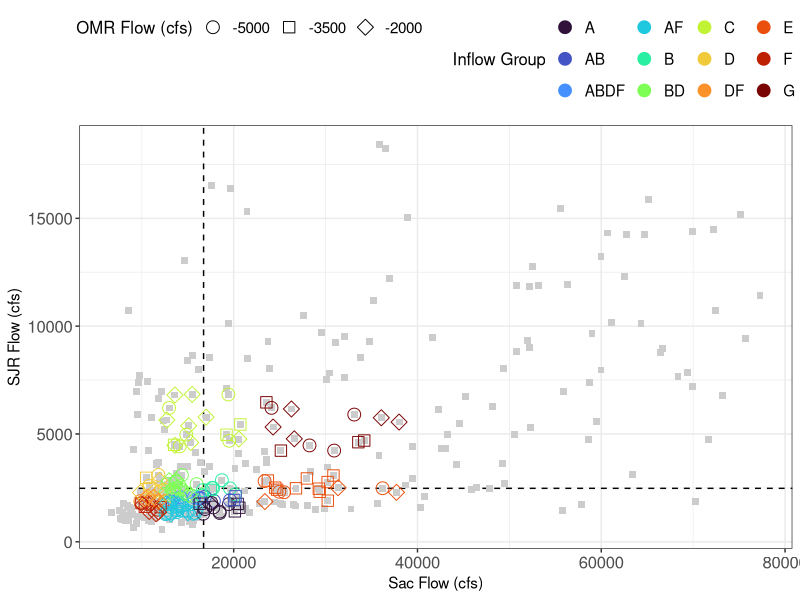
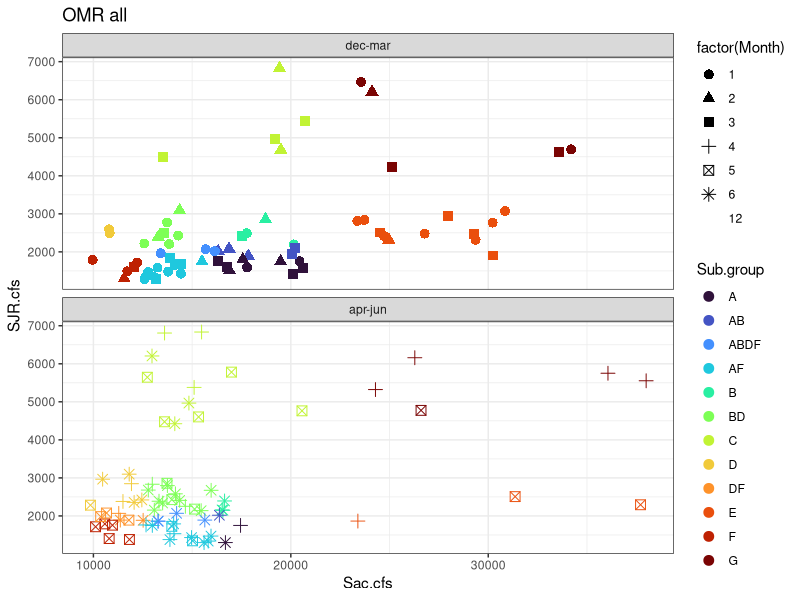
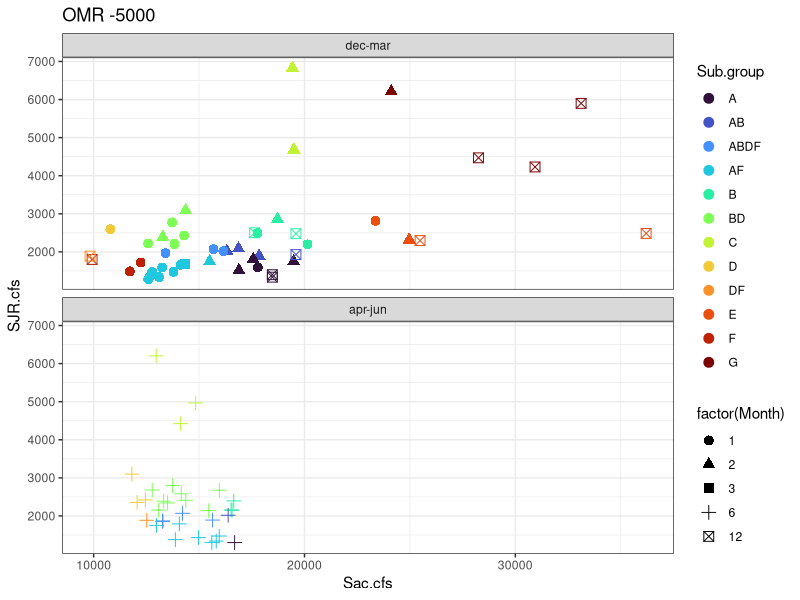
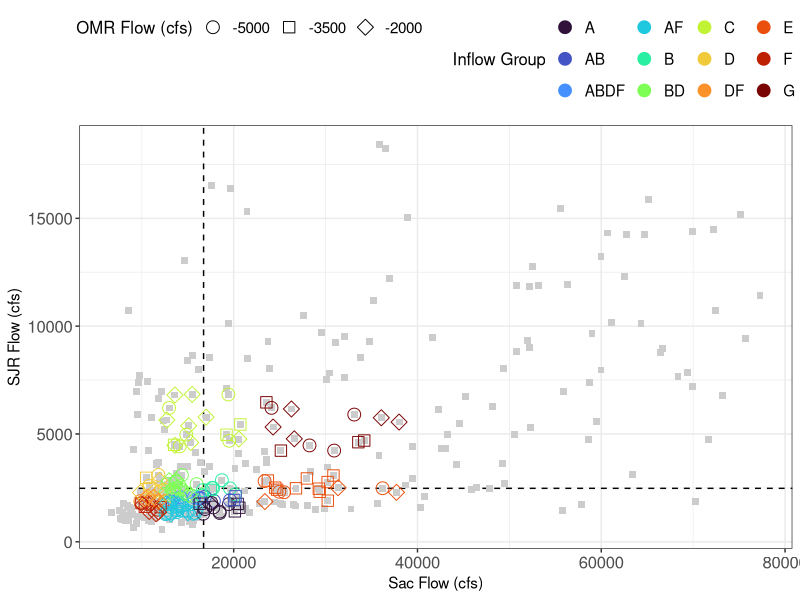
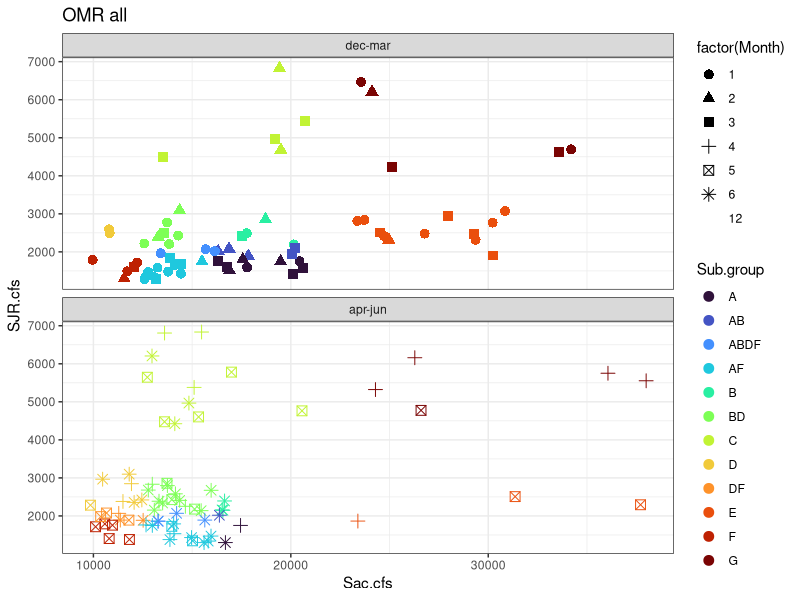
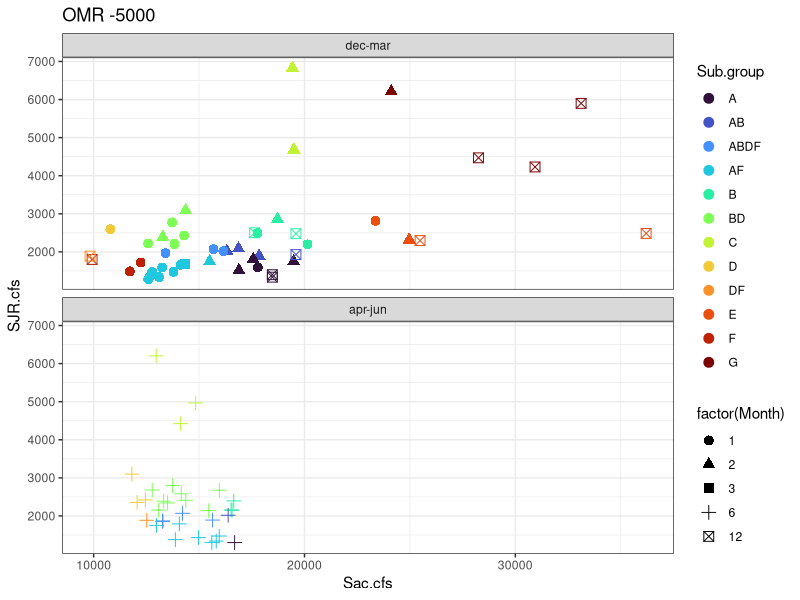

R code for these plots, in order:
library(ggplot2)
library(dplyr)

############### Quantile Subset ##############
flow_table <- read.csv("flow.subset.table.csv")
flow.dat <- read.csv("data_inflow/Inflow.csv")
flow.months <- flow.dat %>%
  dplyr::filter(Month %in% c(12, 1, 2, 3, 4, 5, 6))

###############

Sac.quant <- quantile(flow.months$Sac.cfs, probs = c(0.25, 0.5, 0.75))
Sjr.quant <- quantile(flow.months$SJR.cfs, probs = c(0.25, 0.5, 0.75))

# Subset to multiple groups
Flow.subset <- flow.months %>%
  mutate(A = ifelse(Sac.cfs <=  1.25*Sac.quant[[2]] &
                      Sac.cfs >=  0.75*Sac.quant[[2]] &
                      SJR.cfs <= 1.25*Sjr.quant[[1]] &
                      SJR.cfs >= 0.75*Sjr.quant[[1]], "A", ""),
         B =  ifelse(Sac.cfs <=  1.25*Sac.quant[[2]] &
                       Sac.cfs >=  0.75*Sac.quant[[2]] &
                       SJR.cfs <= 1.25*Sjr.quant[[2]] &
                       SJR.cfs >= 0.75*Sjr.quant[[2]], "B", ""),
         C = ifelse(Sac.cfs <=  1.25*Sac.quant[[2]] &
                      Sac.cfs >=  0.75*Sac.quant[[2]] &
                      SJR.cfs <= 1.25*Sjr.quant[[3]] &
                      SJR.cfs >= 0.75*Sjr.quant[[3]], "C", ""),
         D = ifelse(SJR.cfs <=  1.25*Sjr.quant[[2]] &
                      SJR.cfs >=  0.75*Sjr.quant[[2]] &
                      Sac.cfs <= 1.25*Sac.quant[[1]] &
                      Sac.cfs >= 0.75*Sac.quant[[1]], "D", ""),
         E = ifelse(SJR.cfs <=  1.25*Sjr.quant[[2]] &
                      SJR.cfs >=  0.75*Sjr.quant[[2]] &
                      Sac.cfs <= 1.25*Sac.quant[[3]] &
                      Sac.cfs >= 0.75*Sac.quant[[3]], "E", "")
  )

Flow_vals <- flow.months %>%
  mutate(A = Sac.cfs )

# Make flow values table for Suzanne ---------------------------------------------------
Flowvals = data.frame(Group = c("A", "B", "C", "D", "E"),
                      Description = c("Med SAC Low SJR", "Med SAC Med SJR",
                                      "Med SAC High SJR", "Low SAC Med SJR",
                                      "High SAC Med SJR"),
                      minSAC = c(0.75*Sac.quant[[2]],0.75*Sac.quant[[2]],
                                 0.75*Sac.quant[[2]],0.75*Sac.quant[[1]],
                                 0.75*Sac.quant[[3]]),
                      maxSAC = c(1.25*Sac.quant[[2]],1.25*Sac.quant[[2]],
                                1.25*Sac.quant[[2]],1.25*Sac.quant[[1]],
                                1.25*Sac.quant[[3]]),
                      minSJR = c(0.75*Sjr.quant[[1]],0.75*Sjr.quant[[2]],
                                 0.75*Sjr.quant[[3]],0.75*Sjr.quant[[2]],
                                 0.75*Sjr.quant[[2]]),
                      maxSJR = c(1.25*Sjr.quant[[1]],1.25*Sjr.quant[[2]],
                                 1.25*Sjr.quant[[3]], 1.25*Sjr.quant[[2]],
                                 1.25*Sjr.quant[[2]])) %>%
  mutate(across(c(minSAC:maxSJR), ~round(., 1))) %>%
  mutate("Sac Flow Range (cfs)" = paste0(minSAC, "-", maxSAC),
         "SJR Flow Range (cfs)" = paste0(minSJR, "-", maxSJR)) %>%
  dplyr::select(Group, Description, `Sac Flow Range (cfs)`, `SJR Flow Range (cfs)`)

# write_csv(Flowvals, "data_export/flow_subset_values.csv")

# Remake the median plot
(plot_allvals <- ggplot() +
  geom_vline(xintercept = Sac.quant[[2]], linetype = "dashed")+
  geom_hline(yintercept = Sjr.quant[[2]], linetype = "dashed")+
  geom_point(data = flow.months, aes(x=Sac.cfs, y=SJR.cfs), shape = 15, size = 2, color = "gray80") +
  geom_point(data = flow_table %>%filter(OMR>-6500), aes(x = Sac.cfs, y = SJR.cfs, color = Sub.group, shape = factor(OMR)), size = 4) +
    scale_shape_manual(values = c(21, 22, 23)) +
  scale_color_viridis_d(option = "turbo")+
  labs(x = "Sac Flow (cfs)", y = "SJR Flow (cfs)", color = "Inflow Group", shape = "OMR Flow (cfs)") +
  theme_bw() +
    theme(axis.text = element_text(size = 12),
          axis.title = element_text(size = 11),
          legend.text = element_text(size = 11),
          legend.title = element_text(size = 12),
          legend.position = "top"))

png("figures/allflowvals_groups_plot.png", width = 8, height = 5, units = "in", res = 300, pointsize = 12)
plot_allvals
dev.off()



# These are plots I sent to Suzanne ---------------------------------------

flow_table1 <- flow_table %>%
  mutate(month_group = if_else(Month %in% c(4, 5, 6), "apr-jun", "dec-mar"),
         month_group = factor(month_group, levels = c("dec-mar", "apr-jun")))

(plot1 <- ggplot2::ggplot(flow_table1)+
    geom_point(aes(Sac.cfs, SJR.cfs, color = Sub.group, shape = factor(Month)), size = 3) +
    labs(title = "OMR all")  +
    scale_color_viridis_d(option = "turbo")+
    facet_wrap(~month_group, nrow = 2) +
    theme_bw())


png("figures/months_groups_overlap_plot.png", width = 7, height = 9, units = "in", res = 300, pointsize = 9)
plot1
dev.off()



# only -5000
flow_table2 <- flow_table %>%
  filter(OMR == -5000) %>%
  mutate(month_group = if_else(Month %in% c(4, 5, 6), "apr-jun", "dec-mar"),
         month_group = factor(month_group, levels = c("dec-mar", "apr-jun")))

(plot2 <- ggplot2::ggplot(flow_table2)+
  geom_point(aes(Sac.cfs, SJR.cfs, color = Sub.group, shape = factor(Month)), size = 3) +
  labs(title = "OMR -5000")  +
  scale_color_viridis_d(option = "turbo")+
  facet_wrap(~month_group, nrow = 2) +
  theme_bw())


png("figures/months_groups_overlap_plot_5000only.png", width = 7, height = 9, units = "in", res = 300, pointsize = 9)
plot2
dev.off()

